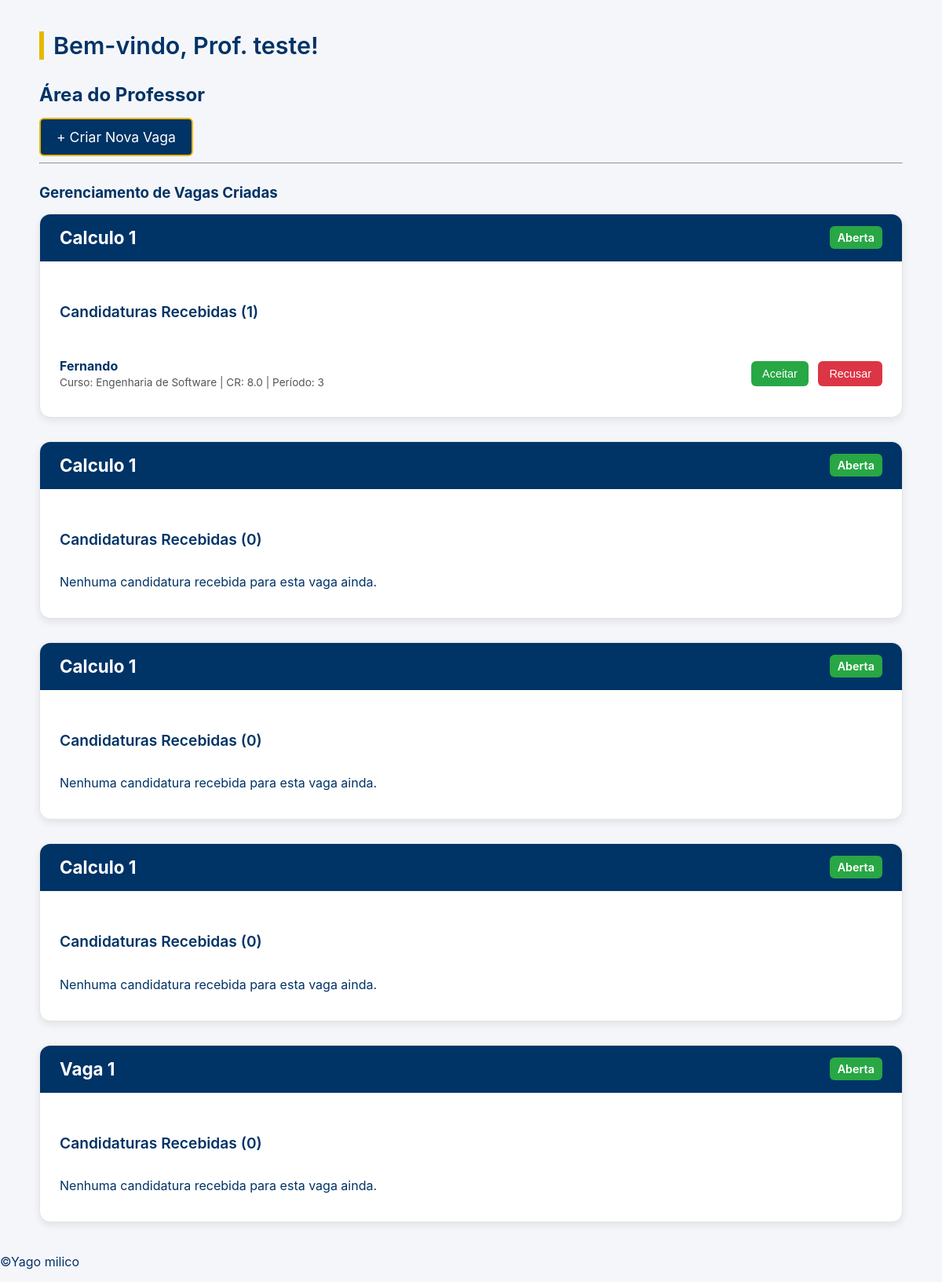
/dashboard/professor/ (signed in), run on the app's committed database.
### core/models.py (models this page shows, shortened)
class Vaga(models.Model):
    nome = models.CharField(max_length=100)
    crminimo = models.FloatField()
    disciplina = models.ForeignKey(Disciplina, on_delete=models.CASCADE, related_name='vagas')
    professor = models.ForeignKey(Professor, on_delete=models.CASCADE, related_name='vagas_criadas')
    STATUS_CHOICES = (
        ('aberta', 'Aberta'),
        ('fechada', 'Fechada'),
    )
    statusvaga = models.CharField(max_length=20, choices=STATUS_CHOICES, default='aberta')
    descricao = models.TextField(blank=True) # Adicionei descrição

class Candidatura(models.Model):
    aluno = models.ForeignKey(Aluno, on_delete=models.CASCADE, related_name='candidaturas')
    vaga = models.ForeignKey(Vaga, on_delete=models.CASCADE, related_name='candidaturas')
    documento = models.FileField(upload_to='documentos/', null=True, blank=True)
    data_candidatura = models.DateTimeField(auto_now_add=True)
    STATUS_CHOICES = (
        ('pendente', 'Pendente'),
        ('aprovada', 'Aprovada'),
        ('rejeitada', 'Rejeitada'),
    )
    status = models.CharField(
        max_length=20,
        choices=STATUS_CHOICES,
        default='pendente'  # A lógica que você pediu!
    )
    class Meta:
        unique_together = ('aluno', 'vaga')

class Aluno(models.Model):
    user = models.OneToOneField(User, on_delete=models.CASCADE, related_name='aluno_profile')
    matricula = models.CharField(max_length=20, unique=True)
    cpf = models.CharField(max_length=14, unique=True)
    crgeral = models.FloatField()
    curso = models.CharField(max_length=100)
    periodo = models.IntegerField()
    telefone = models.CharField(max_length=15, blank=True)

### core/views.py (the view)
# urls.py: path('dashboard/professor/', views.dashboard_professor, name='dashboard_professor'),
@login_required
def dashboard_professor(request):
    try:
        minhas_vagas = Vaga.objects.filter(
            professor=request.user.professor_profile
        ).prefetch_related(
            'candidaturas', 'candidaturas__aluno', 'candidaturas__aluno__user'
        ).order_by('-id')
    except AttributeError:
        minhas_vagas = []
    contexto = {
        'usuario': request.user,
        'vagas': minhas_vagas
    }
    return render(request, 'professordashboard.html', contexto)

### templates/professordashboard.html (shortened to what this page needs)
{% extends "base.html" %}
{% load static %}
{% block extra_css %}
  <link rel="stylesheet" href="{% static 'professordashboard.css' %}">
{% endblock %}
{% block content %}
<div class="container mt-4">
  <h1>Bem-vindo, Prof. {{ usuario.get_full_name|default:usuario.username }}!</h1>
  <h2>Área do Professor</h2>
  <section class="nova-vaga my-4">
    <a href="{% url 'criar_vaga' %}" class="btn btn-success btn-lg">
      + Criar Nova Vaga
    </a>
  </section>
  <hr>
  <section class="suas-vagas mt-4">
    <h3>Gerenciamento de Vagas Criadas</h3>
    {% if vagas %}
      {% for vaga in vagas %}
        <div class="card shadow-sm mb-4">
          <div class="card-header d-flex justify-content-between align-items-center">
            <h4 class="mb-0">{{ vaga.nome }}</h4>
            <span class="badge
              {% if vaga.statusvaga == 'aberta' %} bg-success
              {% else %} bg-secondary
              {% endif %}" style="font-size: 0.9rem;">
              {{ vaga.get_statusvaga_display|default:vaga.statusvaga }}
            </span>
          </div>
          <div class="card-body">
            <h5 class="card-title">Candidaturas Recebidas ({{ vaga.candidaturas.count }})</h5>
            {% if vaga.candidaturas.all %}
              <ul class="list-group">
                {% for cand in vaga.candidaturas.all %}
                  <li class="list-group-item d-flex justify-content-between align-items-center">
                    <div>
                      <strong>{{ cand.aluno.user.get_full_name|default:cand.aluno.user.username }}</strong>
                      <br>
                      <small class="text-muted">
                        Curso: {{ cand.aluno.curso }} |
                        CR: {{ cand.aluno.crgeral }} |
                        Período: {{ cand.aluno.periodo }}
                      </small>
                    </div>
                    <div>
                      {% if cand.status == 'pendente' %}
                        <form action="{% url 'gerenciar_candidatura' %}" method="POST" style="display: inline;">
                          <button type="submit" class="btn btn-sm btn-success">Aceitar</button>
                        </form>
                        <form action="{% url 'gerenciar_candidatura' %}" method="POST" style="display: inline;">
                          <button type="submit" class="btn btn-sm btn-danger">Recusar</button>
                        </form>
                      {% endif %}
                    </div>
                  </li>
                {% endfor %}
              </ul>
            {% else %}
              <p class="text-muted">Nenhuma candidatura recebida para esta vaga ainda.</p>
            {% endif %}
          </div>
        </div>
      {% endfor %}
    {% else %}
      <p>Você ainda não criou nenhuma vaga.</p>
    {% endif %}
  </section>
</div>
{% endblock %}

### core/static/professordashboard.css (style rules this page uses)
body { font-family: 'Inter', sans-serif; background-color: #f5f6fa; color: #003366; margin: 0; padding: 0; }
.container { max-width: 1100px; margin: 40px auto; padding: 0; }
h1 { font-size: 1.9rem; font-weight: 600; color: #003366; border-left: 6px solid #E6B800; padding-left: 12px; margin-bottom: 30px; }
h2, h3 { color: #003366; margin-top: 25px; margin-bottom: 15px; }
.card { background: #ffffff; border: 1px solid #e5e5e5; border-radius: 14px; box-shadow: 0 4px 10px rgba(0, 0, 0, 0.08); margin-bottom: 30px; overflow: hidden; }
.card-header { background-color: #003366; color: #ffffff; padding: 15px 25px; border-bottom: 1px solid #003366; display: flex; justify-content: space-between; align-items: center; }
.card-header h4 { margin: 0; font-size: 1.4rem; }
.card-body { padding: 20px 25px; }
.card-body h5 { font-size: 1.2rem; font-weight: 600; }
.list-group { padding-left: 0; list-style: none; margin: 0; }
.list-group-item { display: flex; justify-content: space-between; align-items: center; padding: 15px 0; border-bottom: 1px solid #e5e5e5; }
.list-group-item:last-child { border-bottom: none; }
.list-group-item small { color: #555; font-size: 0.85rem; }
.btn { display: inline-block; padding: 8px 14px; font-size: 0.9rem; text-decoration: none; border-radius: 6px; transition: 0.3s; cursor: pointer; border: none; }
.list-group-item form { display: inline-block; }
.list-group-item form:first-of-type { margin-right: 8px; }
.btn-success { background-color: #28a745; color: #ffffff; }
.btn-danger { background-color: #dc3545; color: #ffffff; }
.btn-success.btn-lg { background-color: #003366; color: #ffffff; border: 2px solid #E6B800; font-size: 1.1rem; padding: 12px 20px; }
.badge { padding: 6px 10px; border-radius: 6px; font-size: 0.85rem; font-weight: 600; }
.bg-success { background-color: #28a745; color: #fff; }

### data on the page
Vaga: nome "Calculo 1", statusvaga "Aberta", candidaturas.count "1"
Candidatura: aluno.user.get_full_name "Fernando", aluno.curso "Engenharia de Software", aluno.crgeral "8.0", aluno.periodo "3"
Vaga: nome "Calculo 1", statusvaga "Aberta", candidaturas.count "0", shows "Nenhuma candidatura recebida para esta vaga ainda."
Vaga: nome "Calculo 1", statusvaga "Aberta", candidaturas.count "0", shows "Nenhuma candidatura recebida para esta vaga ainda."
Vaga: nome "Calculo 1", statusvaga "Aberta", candidaturas.count "0", shows "Nenhuma candidatura recebida para esta vaga ainda."
Vaga: nome "Vaga 1", statusvaga "Aberta", candidaturas.count "0", shows "Nenhuma candidatura recebida para esta vaga ainda."

### other printed values
{{ usuario.get_full_name|default:usuario.username }} "teste"
